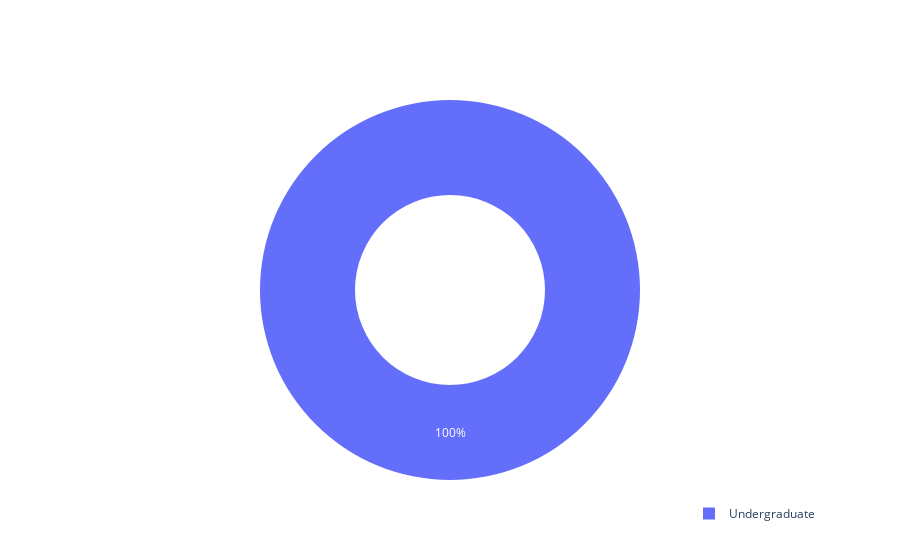

Write notebook code for a chart like this one.
### Markdown cell above
### Participants Education Level

### Code cell
pie_3 = go.Figure(data=[go.Pie(
    name ='Participant Education Level',
    labels = participant_Education_Level,
    values = participant_education_values,
     hole=.5
)])

pie_3.update_layout(legend=dict(
    orientation="h",
    yanchor="top",
    y= -0.05,
    xanchor="right",
    x=1
))

### Figure 1 — Plotly figure (JSON) as saved in the notebook; plotly's stock layout.template omitted (floating-point values rounded to 4 significant figures)
{"data": [{"hole": 0.5, "labels": ["Undergraduate"], "name": "Participant Education Level", "type": "pie", "values": [3]}], "layout": {"autosize": true, "legend": {"orientation": "h", "x": 1, "xanchor": "right", "y": -0.05, "yanchor": "top"}}}
